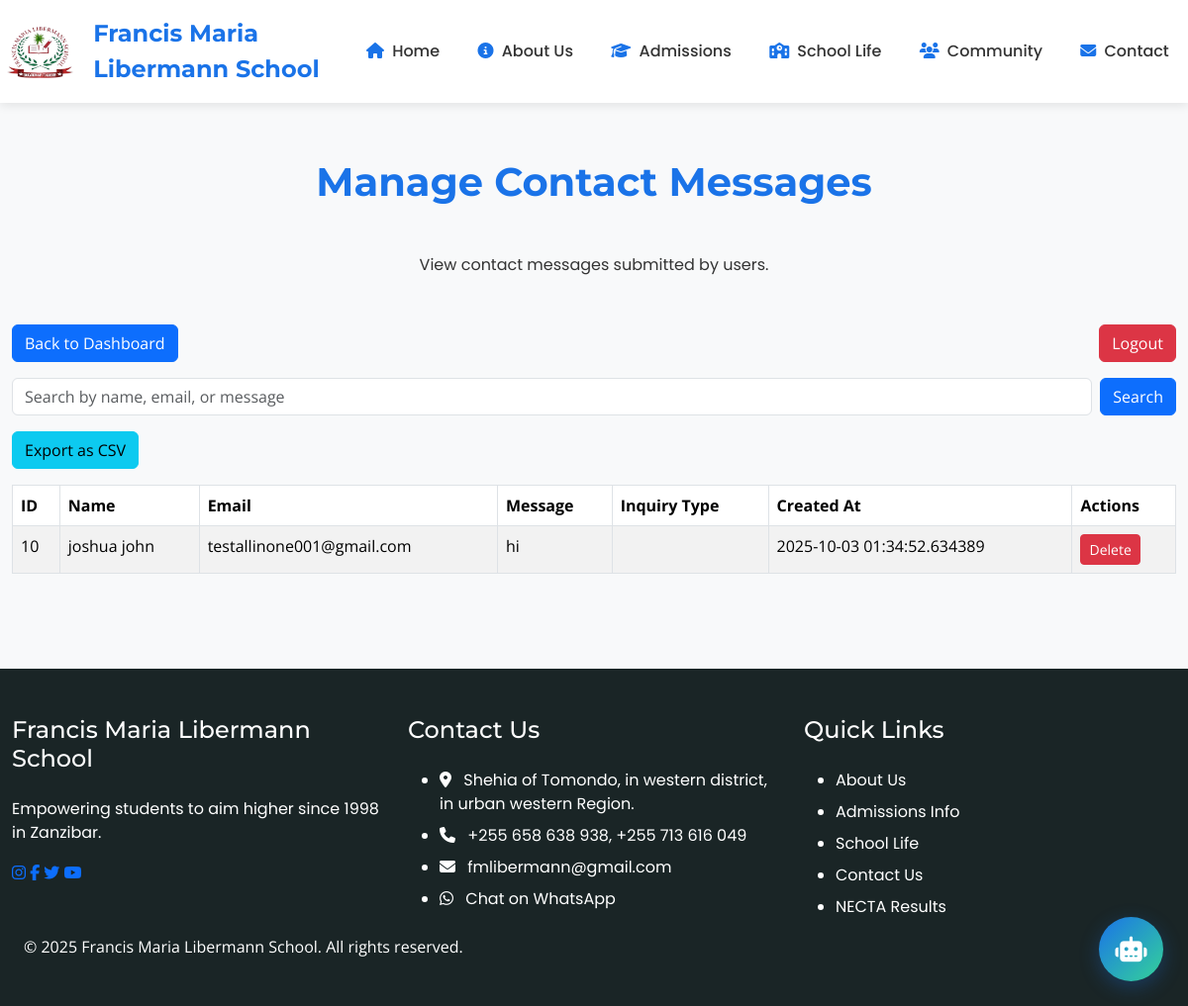
The app's page /admin/contacts (signed in), older data.
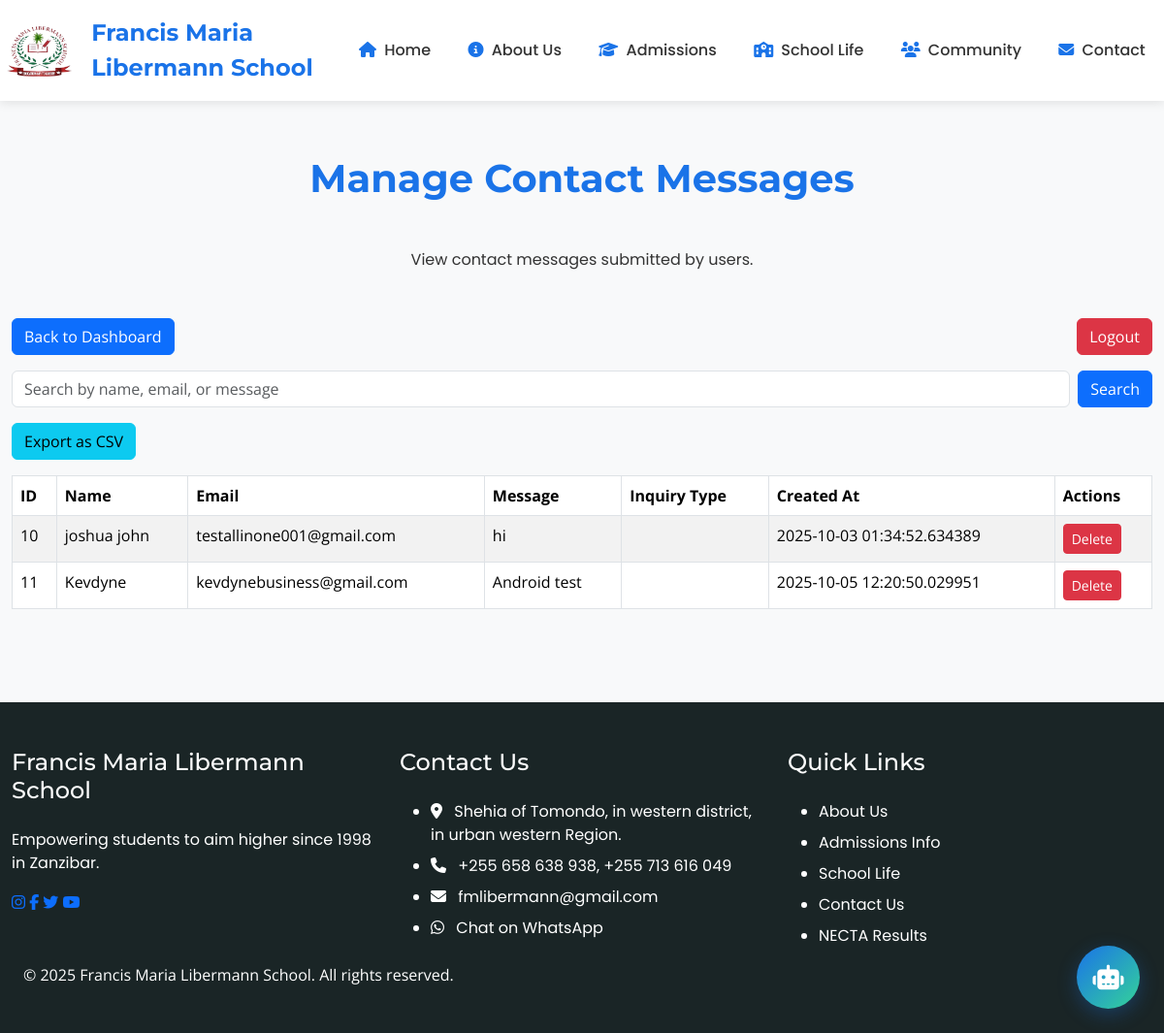
The same page, newer data.
### app/models.py (models this page shows, shortened)
class Contact(db.Model):
    id = db.Column(db.Integer, primary_key=True)
    name = db.Column(db.String(100), nullable=False)
    email = db.Column(db.String(120), nullable=False)
    message = db.Column(db.Text, nullable=False)
    created_at = db.Column(db.DateTime, default=datetime.utcnow)

### app/routes.py (the view, shortened to what this page needs)
@main.route('/admin/contacts', methods=['GET', 'POST'])
@login_required
def admin_contacts():
    search_query = request.form.get('search', '') if request.method == 'POST' else ''
    if search_query:
        contacts = Contact.query.filter(
            (Contact.name.ilike(f'%{search_query}%')) |
            (Contact.email.ilike(f'%{search_query}%')) |
            (Contact.message.ilike(f'%{search_query}%'))
        ).all()
    else:
        contacts = Contact.query.all()
    return render_template('admin_contacts.html', contacts=contacts, search_query=search_query)

### app/templates/admin_contacts.html
{% extends "base.html" %}
{% block content %}
<section class="section bg-light">
    <div class="container">
        <h2 class="section-title">Manage Contact Messages</h2>
        <p class="text-center mb-5">View contact messages submitted by users.</p>
        <div class="row mb-3">
            <div class="col-md-12">
                <a href="{{ url_for('main.admin_dashboard') }}" class="btn btn-primary">Back to Dashboard</a>
                <a href="{{ url_for('main.admin_logout') }}" class="btn btn-danger float-end">Logout</a>
            </div>
        </div>
        <div class="row mb-3">
            <div class="col-md-12">
                <form method="POST" class="d-flex">
                    <input type="text" name="search" class="form-control me-2" placeholder="Search by name, email, or message" value="{{ search_query }}">
                    <button type="submit" class="btn btn-primary">Search</button>
                </form>
            </div>
        </div>
        <div class="row mb-3">
            <div class="col-md-12">
                <form method="POST" style="display:inline;">
                    <button type="submit" name="export" value="export" class="btn btn-info">Export as CSV</button>
                </form>
            </div>
        </div>
        <div class="row">
            <div class="col-md-12">
                <table class="table table-bordered table-striped">
                    <thead>
                        <tr>
                            <th>ID</th>
                            <th>Name</th>
                            <th>Email</th>
                            <th>Message</th>
                            <th>Inquiry Type</th>
                            <th>Created At</th>
                            <th>Actions</th>
                        </tr>
                    </thead>
                    <tbody>
                        {% for contact in contacts %}
                        <tr>
                            <td>{{ contact.id }}</td>
                            <td>{{ contact.name }}</td>
                            <td>{{ contact.email }}</td>
                            <td>{{ contact.message }}</td>
                            <td>{{ contact.inquiry_type }}</td>
                            <td>{{ contact.created_at }}</td>
                            <td>
                                <form method="POST" action="{{ url_for('main.delete_contact', contact_id=contact.id) }}"
                                      onsubmit="return confirm('Are you sure you want to delete this contact message?');"
                                      style="display: inline;">
                                    <button type="submit" class="btn btn-danger btn-sm">Delete</button>
                                </form>
                            </td>
                        </tr>
                        {% endfor %}
                    </tbody>
                </table>
            </div>
        </div>
    </div>
</section>
{% endblock %}

Row changes from the older to the newer data that the page shows:
added Contact: id "11", name "Kevdyne", email "kevdynebusiness@gmail.com", message "Android test", created_at "2025-10-05 12:20:50.029951"
